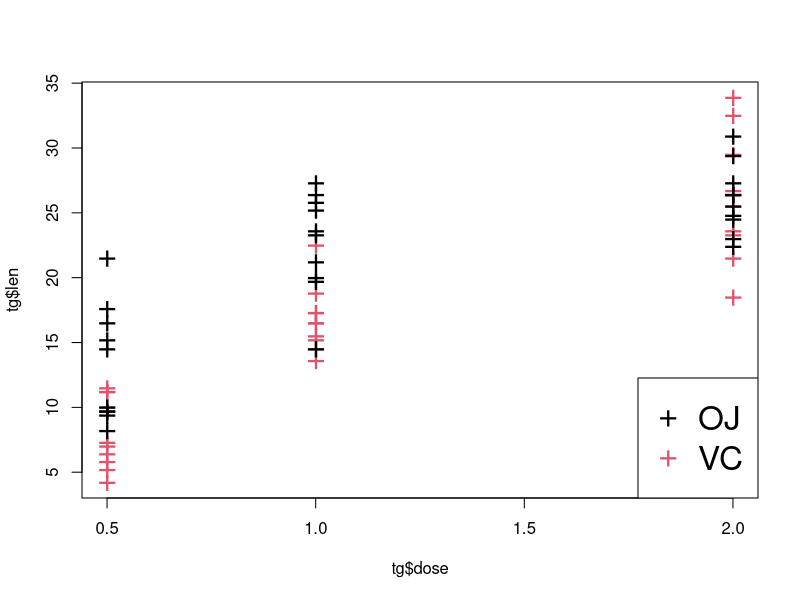
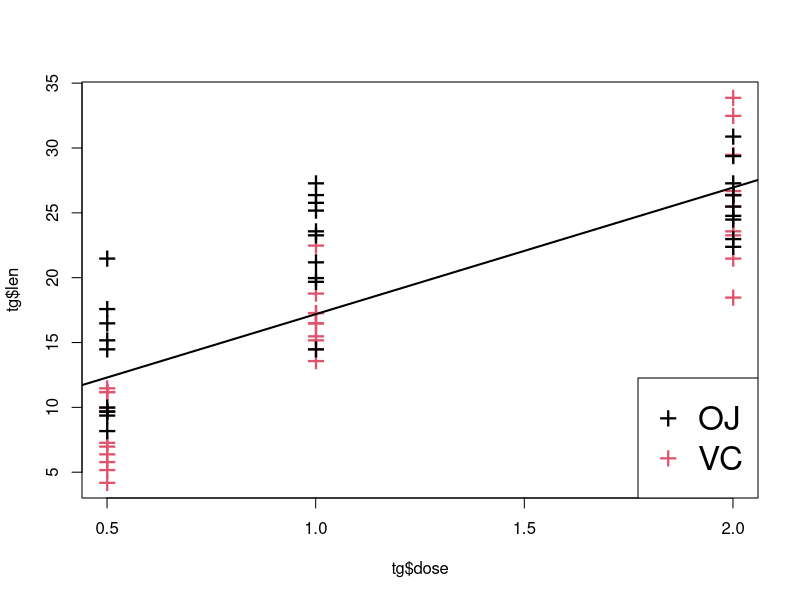
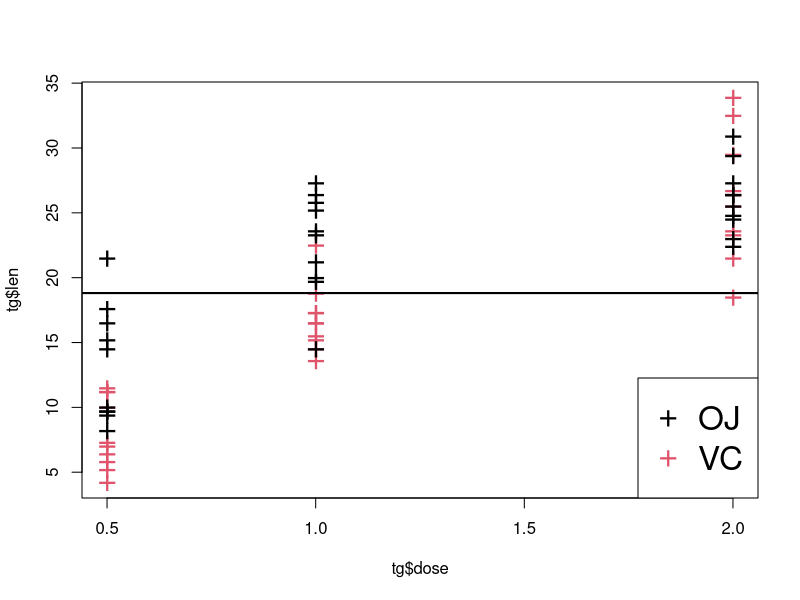
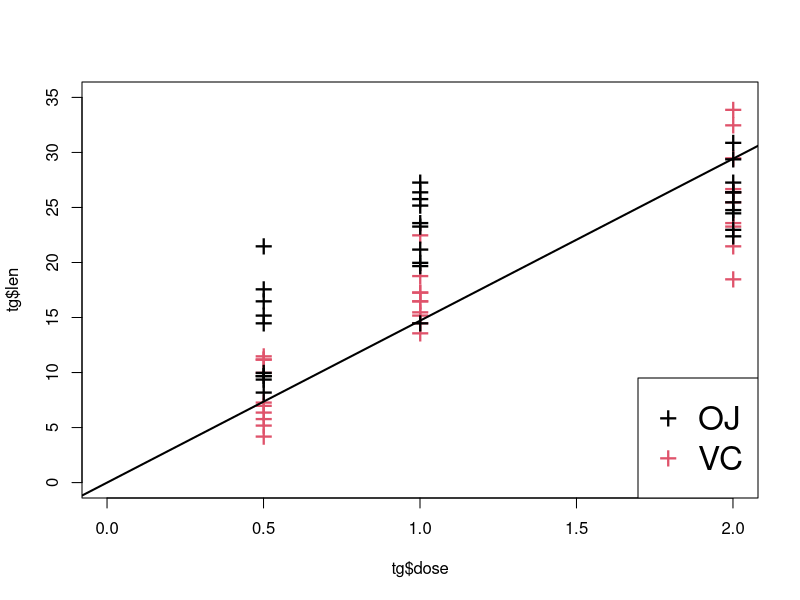
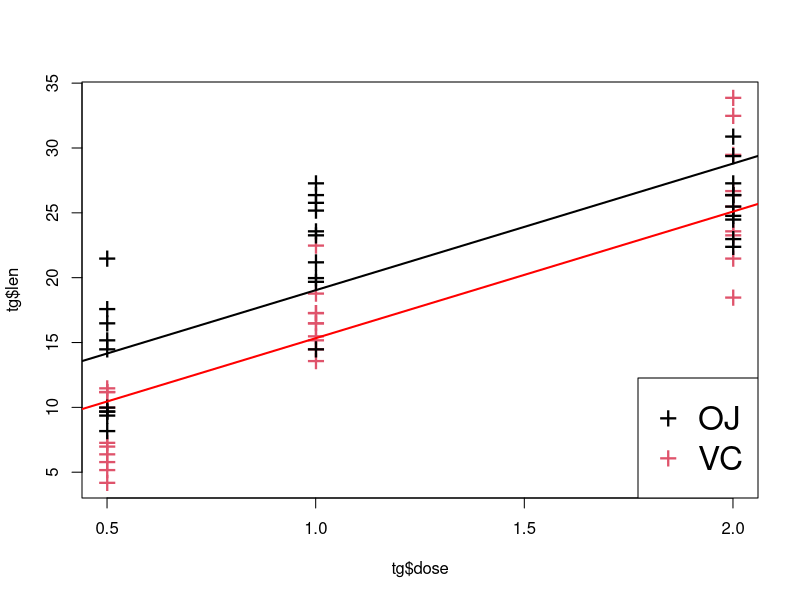
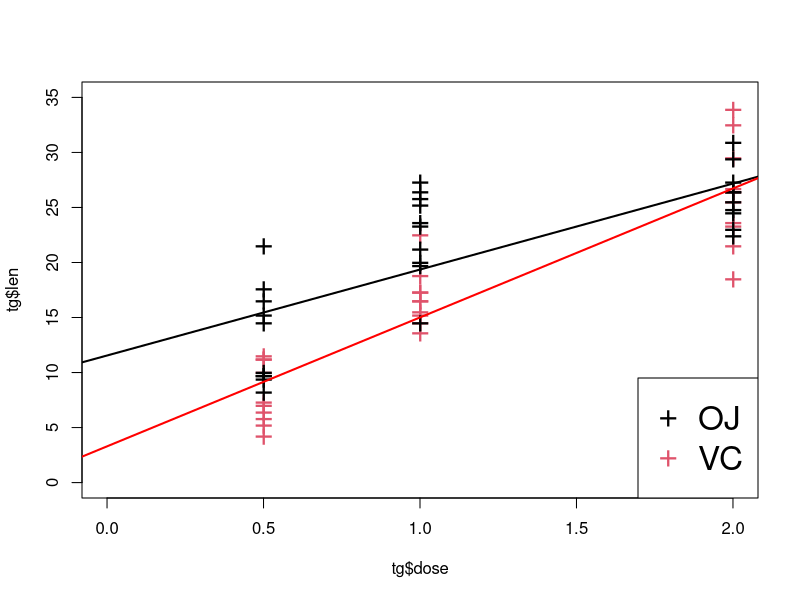
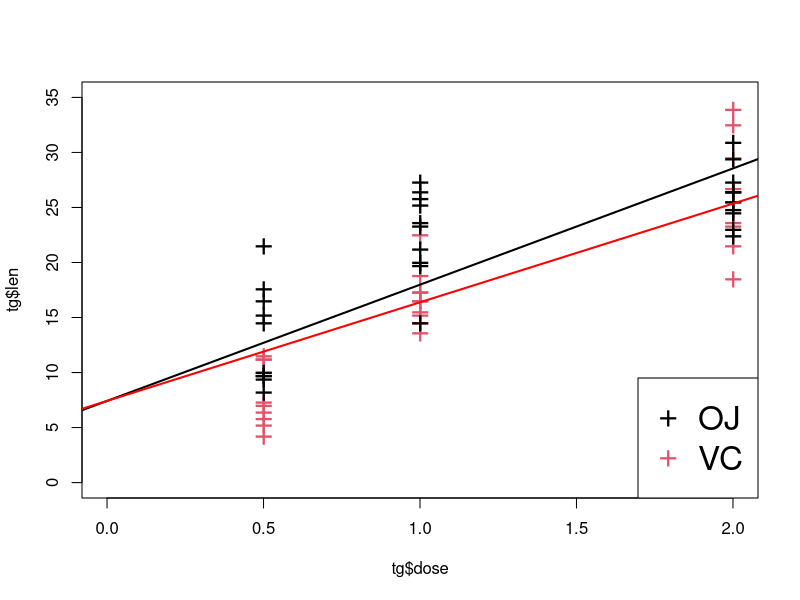
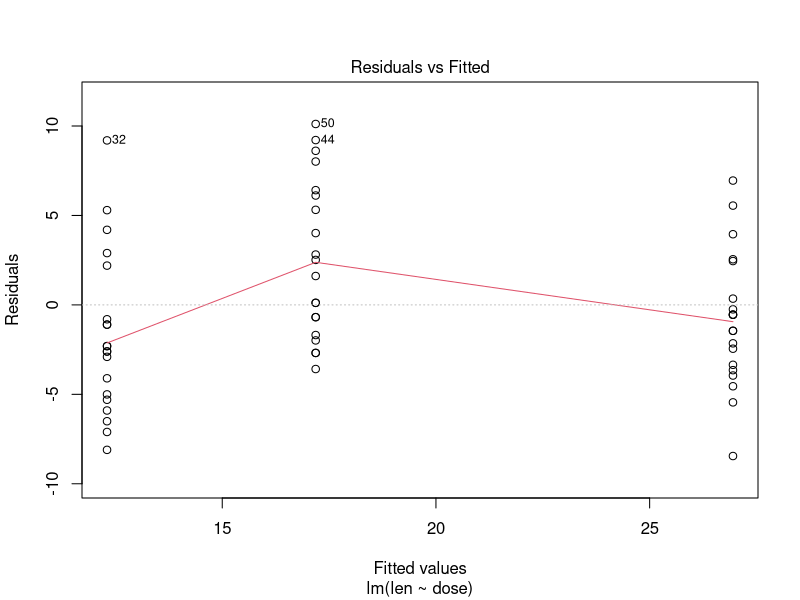

Here is the R script that generated these plots, in order:
# ?ToothGrowth
tg <- ToothGrowth
head(tg); tail(tg)
plot(tg$dose, tg$len, col = tg$supp, pch = "+", cex = 2)
legend("bottomright", legend = c("OJ", "VC"), pch = "+", col = 1:2, cex = 2)

fit.dose <- lm(len ~ dose, data = tg)
fit.dose

summary(fit.dose)

plot(tg$dose, tg$len, col = tg$supp, pch = "+", cex = 2)
legend("bottomright", legend = c("OJ", "VC"), pch = "+", col = 1:2, cex = 2)

abline(fit.dose, lwd = 2)

str(tg$supp)

tg$supp <- factor(tg$supp, levels = c("VC", "OJ"))

fit.supp2 <- lm(len ~ supp, data = tg)
summary(fit.supp2)

# change back
tg$supp <- factor(tg$supp, levels = c("OJ", "VC"))

means <- aggregate(len~supp, data = tg, FUN = mean)
diff(means$len)

fit.int <- lm(len~1, data = tg)
summary(fit.int)

plot(tg$dose, tg$len, col = tg$supp, pch = "+", cex = 2)
legend("bottomright", legend = c("OJ", "VC"), pch = "+", col = 1:2, cex = 2)

abline(fit.int, lwd = 2)

fit.slope <- lm(len~dose - 1, data = tg)
fit.slope

summary(fit.slope)

plot(tg$dose, tg$len, col = tg$supp, pch = "+",
     cex = 2, xlim = c(0,2), ylim = c(0,35))
legend("bottomright", legend = c("OJ", "VC"), pch = "+", col = 1:2, cex = 2)

abline(fit.slope, lwd = 2)

fit.both <- lm(len~supp+dose, data = tg)
summary(fit.both)

# or fit.both <- lm(len~., data = tg)
# ~. means fit on all other variables in the data frame.

plot(tg$dose, tg$len, col = tg$supp, pch = "+", cex = 2)
legend("bottomright", legend = c("OJ", "VC"), pch = "+", col = 1:2, cex = 2)

abline(a = fit.both$coefficients["(Intercept)"], b = fit.both$coefficients["dose"], lwd = 2)
abline(a = fit.both$coefficients["(Intercept)"] + fit.both$coefficients["suppVC"],
       b = fit.both$coefficients["dose"], col = "red", lwd = 2)

fit.interaction <- lm(len~supp*dose, data = tg)
summary(fit.interaction)

plot(tg$dose, tg$len, col = tg$supp, pch = "+", cex = 2,
     xlim = c(0,2), ylim = c(0,35))
legend("bottomright", legend = c("OJ", "VC"), pch = "+", col = 1:2, cex = 2)

abline(a = fit.interaction$coefficients["(Intercept)"],
       b = fit.interaction$coefficients["dose"], lwd = 2)
abline(a = fit.interaction$coefficients["(Intercept)"] + fit.interaction$coefficients["suppVC"],
       b = fit.interaction$coefficients["dose"] + fit.interaction$coefficients["suppVC:dose"],
       col = "red", lwd = 2)

fit.interaction.only <- lm(len~supp:dose + dose, data = tg)
summary(fit.interaction.only)

plot(tg$dose, tg$len, col = tg$supp, pch = "+", cex = 2,
     xlim = c(0,2), ylim = c(0,35))
legend("bottomright", legend = c("OJ", "VC"), pch = "+", col = 1:2, cex = 2)

abline(a = fit.interaction.only$coefficients["(Intercept)"],
       b = fit.interaction.only$coefficients["dose"], lwd = 2)
abline(a = fit.interaction.only$coefficients["(Intercept)"],
       b = fit.interaction.only$coefficients["dose"] + fit.interaction.only$coefficients["suppVC:dose"],
       col = "red", lwd = 2)

new.data <- data.frame(supp = c("OJ", "VC"), dose = rep(1.5, 2))
new.data
print(predict(object = fit.both, newdata = new.data))

predict(fit.both, newdata = new.data, interval = "confidence")

predict(fit.both, newdata = new.data, interval = "prediction")

plot(fit.dose)

fit.supp <- lm(len~supp, data = tg)
summary(fit.supp)

# str(fit.supp)
# str(summary(fit.supp))

# confidence interval for the estimates
confint(fit.supp)

t.test(len~supp, data = tg, var.equal = T)

N <- 100
x <- rnorm(N, 1, 3)
y <- rnorm(N, 3, 3)

samp <- data.frame(x, y)
head(samp)

par(mfrow = c(1,2))
plot(x, y)

plot(sample(x), y)

# Left is the case where y and x are associated
# Shuffle x breaks the association
# which leads to the plot with no pattern on the right hand side.

N <- 100
x <- rnorm(N, 1, 3)
# y <- rnorm(N, 3, 3)
y <- 3*x + rnorm(N, 0, 2)

samp <- data.frame(x, y)
head(samp)

par(mfrow = c(1,2))
plot(x, y)
plot(sample(x), y)

y <- tg$len
x <- tg$supp
mean(y[x=="VC"]) - mean(y[x=="OJ"])

# right hand side is the len of the VC and OJ group after shuffling the groups
# there should be no pattern - similar to the previous plot
# no pattern means that no group is higher or lower than the other.

par(mfrow = c(1,2))
plot(x, y)
plot(sample(x), y)

# shuffle VC and OJ, and calculate the difference in mean between the groups

one.test <- function(x,y) {
    xstar <- sample(x)
    mean(y[xstar=="VC"]) - mean(y[xstar=="OJ"])
}

one.test(tg$supp, tg$len)

# The histogram is the expected distribution of the difference in mean len of the two groups
# had any potential association been removed by shuffling.

# As expected, the mean difference in mean should be close to 0 when there is no association.

null.dist <- replicate(1000, one.test(x = tg$supp, y = tg$len))
hist(null.dist)

abline(v=coef(fit.supp)["suppVC"], lwd=2, col="blue")
abline(v=-coef(fit.supp)["suppVC"], lwd=2, col="blue")

mean(abs(null.dist) > abs(coef(fit.supp)["suppVC"]))
